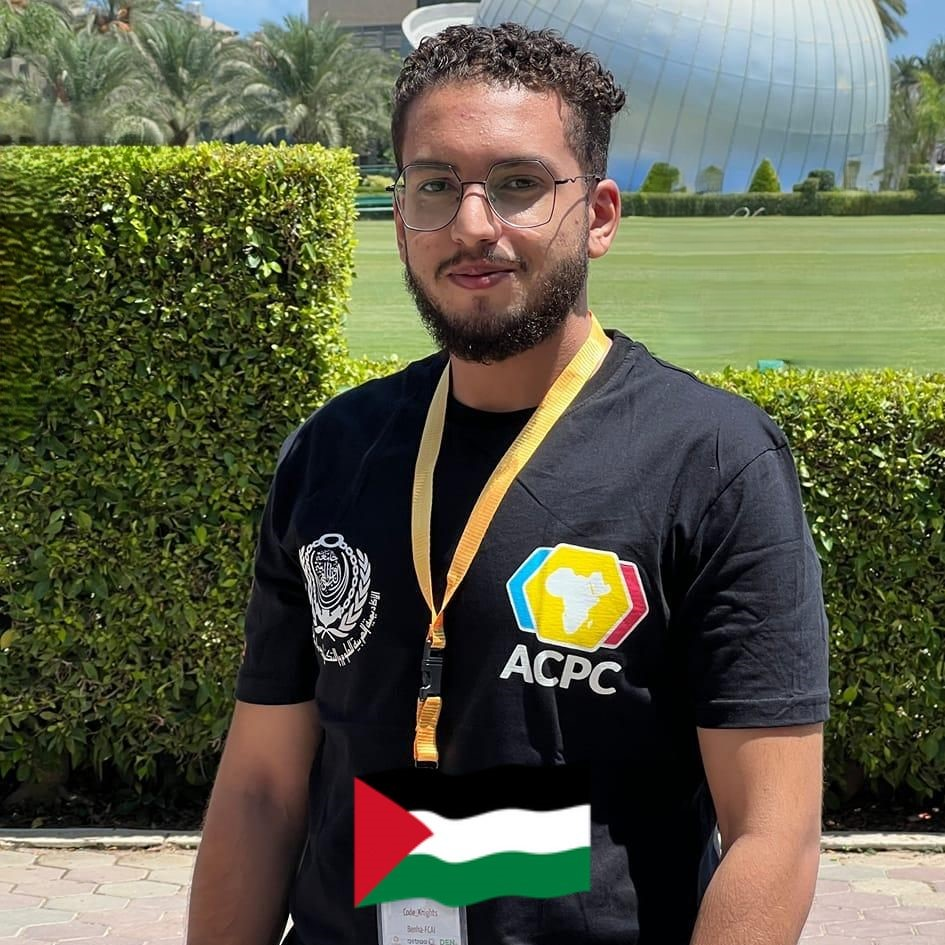
#> input picture ahmedyassertaha.jpg, 945 x 945 px
$ jupyter execute ahmedyassertaha-sec1-task3.ipynb
#> lines starting #> are read from the running program, lines starting #| are printed output that depends on the picture; after the words box and inside, x2 and y2 are one past the last pixel; in counts of white or black regions, pixels touching at a corner belong together
<style>h1 {background:rgb(52, 19, 83); color: white; padding: 20px; text-align: center; border-radius: 20px;}</style>
<h1>Image Processing Task 3</h1>

<style>
.sign {
    background: black;
    color: white;
    padding: 10px;
    text-align: center;
    border-radius: 8px;
    font-family: 'Playfair Display', serif;
    border: 4px solid #8A2BE2;
    box-shadow: 0 4px 10px rgba(138, 43, 226, 0.5);
    width: 50%;
    margin: 0 auto;
}
</style>
<div class="sign">
    <p><strong>Ahmed Yasser Taha Salama</strong></p>
    <p>Section: 1</p>
</div>

[cell 1]
import cv2
import numpy as np
import matplotlib.pyplot as plt

[cell 2]
image_path = 'ahmedyassertaha.jpg'
image = cv2.imread(image_path)
#> image is the input picture: shape (945, 945, 3); mean B, G, R 72.4, 92.8, 91.9
image = cv2.cvtColor(image, cv2.COLOR_BGR2RGB)
gray = cv2.cvtColor(image, cv2.COLOR_RGB2GRAY)
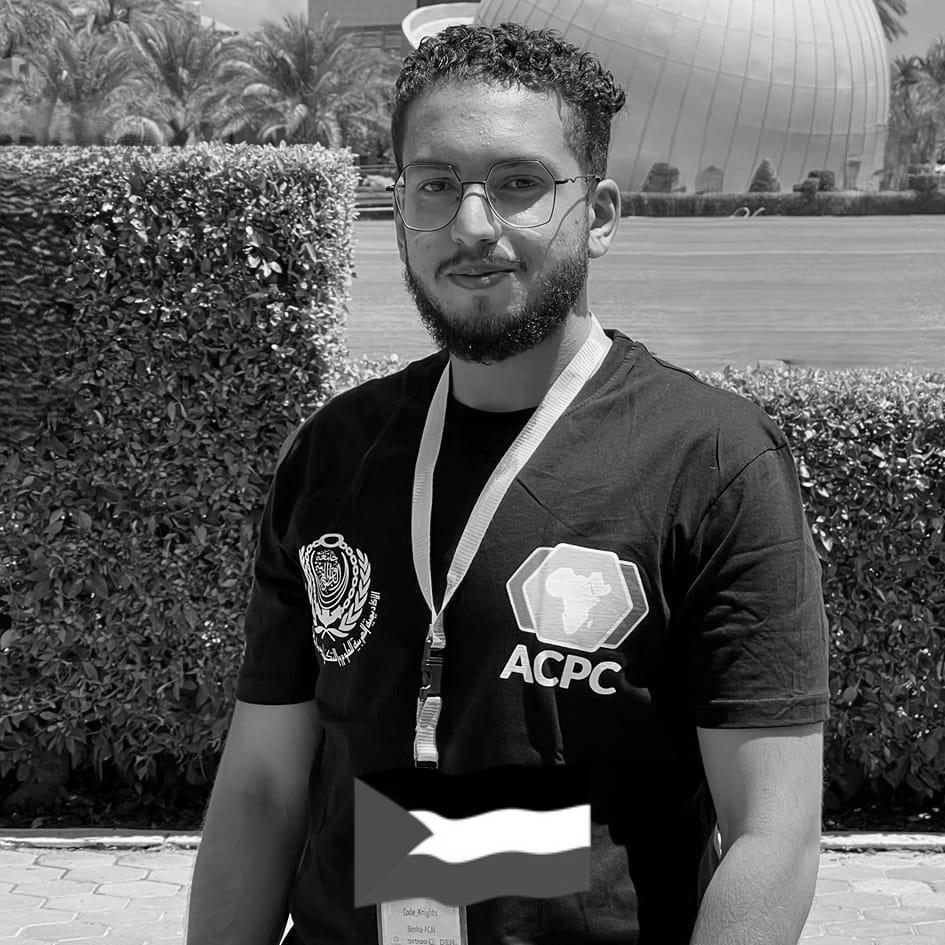
#> gray: shape (945, 945); min 0, max 255, mean 90.2

[cell 3]
plt.figure(figsize=(15, 10))

plt.subplot(3, 2, 1)
plt.imshow(image)
plt.title('Original Image')
plt.axis('off')

plt.subplot(3, 2, 2)
for i, col in enumerate(['r', 'g', 'b']):
    hist = cv2.calcHist([image], [i], None, [256], [0, 256])
    plt.plot(hist, color=col)
plt.title('RGB Histogram')

min_val = np.min(gray)
#> min_val = 0
max_val = np.max(gray)
#> max_val = 255
stretched = np.uint8(255 * ((gray - min_val) / (max_val - min_val)))

plt.subplot(3, 2, 3)
plt.imshow(stretched, cmap='gray')
plt.title('Contrast Stretched')
plt.axis('off')

plt.subplot(3, 2, 4)
plt.hist(stretched.ravel(), 256, [0, 256])
plt.title('Stretched Histogram')

equalized = cv2.equalizeHist(gray)
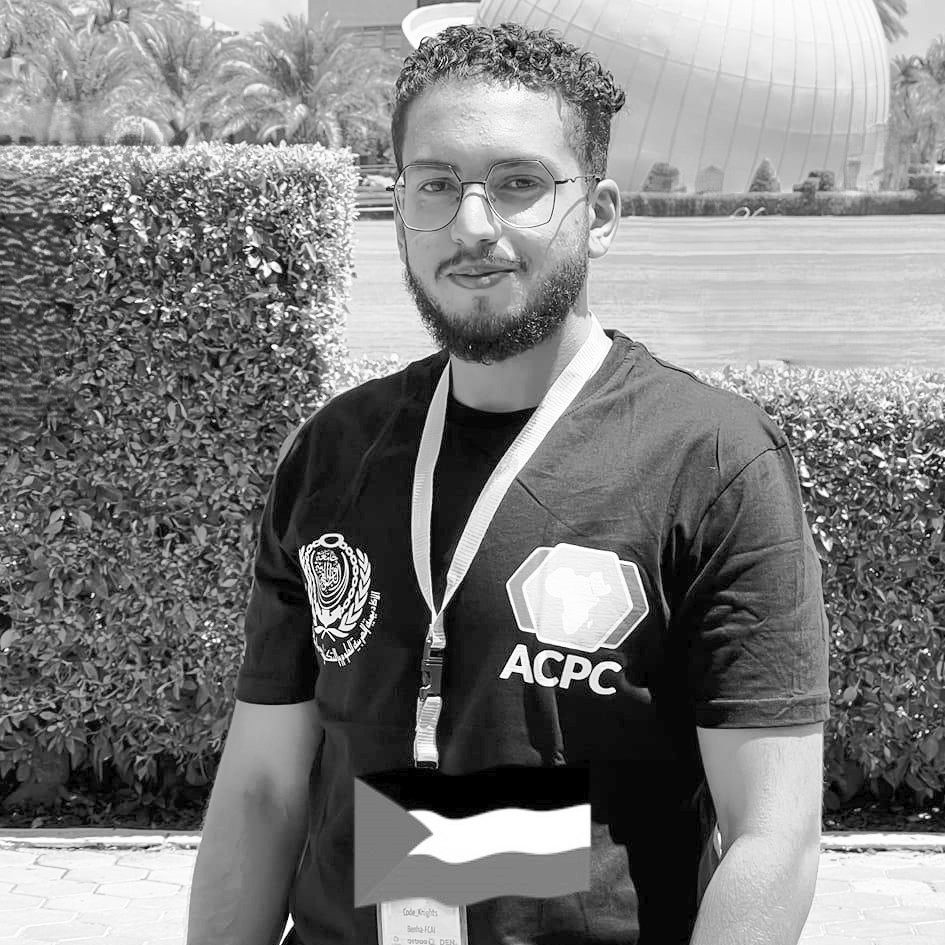
#> equalized: shape (945, 945); min 0, max 255, mean 126.9

plt.subplot(3, 2, 5)
plt.imshow(equalized, cmap='gray')
plt.title('Histogram Equalized')
plt.axis('off')

plt.subplot(3, 2, 6)
plt.hist(equalized.ravel(), 256, [0, 256])
plt.title('Equalized Histogram')

plt.tight_layout()
plt.show()
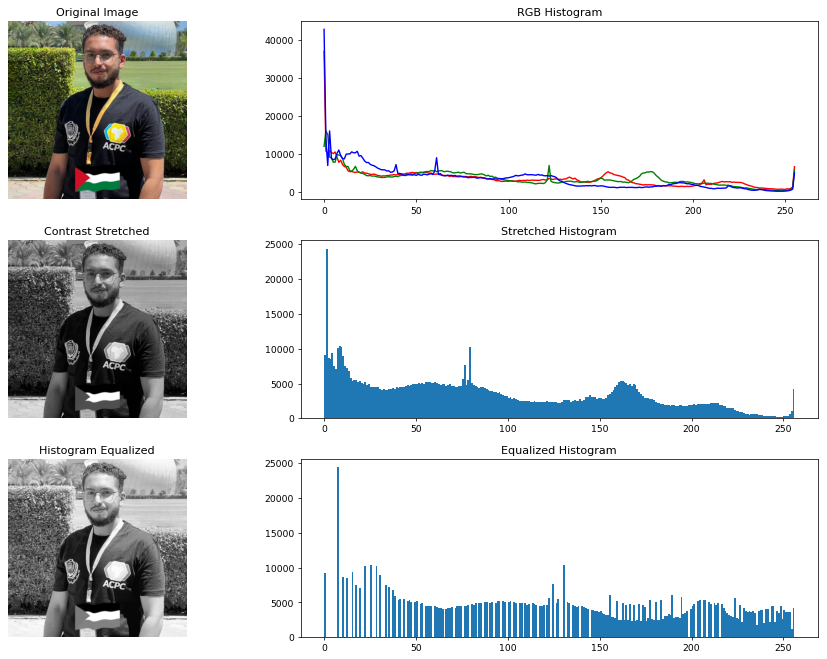
#> figure drawn by matplotlib, 6 panels; panel 2: curve peaks at x = 0, y = 36913; panel 2: curve peaks at x = 1, y = 15970; panel 2: curve peaks at x = 0, y = 42743; panel 4: tallest bar 24387 high, from x = 1 to 2

[cell 4]
_, thresh = cv2.threshold(gray, 127, 255, cv2.THRESH_BINARY)
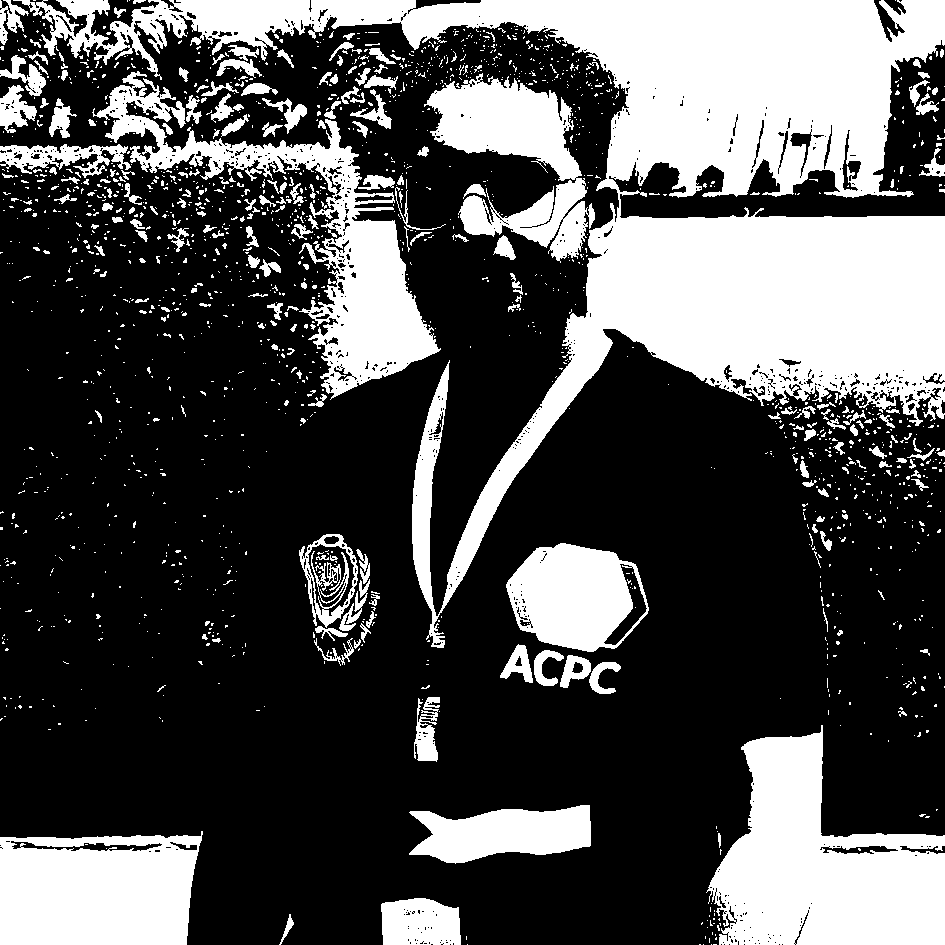
#> thresh: shape (945, 945); 31.5% white; 1785 white regions (1557 under 20 px), largest, box (x1, y1, x2, y2) and area: (13, 0, 945, 648) 140106, (706, 725, 945, 945) 31098, (92, 71, 441, 400) 22976

plt.figure(figsize=(10, 5))
plt.subplot(1, 2, 1)
plt.imshow(thresh, cmap='gray')
plt.title('Thresholded Image')
plt.axis('off')

plt.subplot(1, 2, 2)
plt.hist(gray.ravel(), 256, [0, 256])
plt.title('Original Grayscale Histogram')
plt.show()
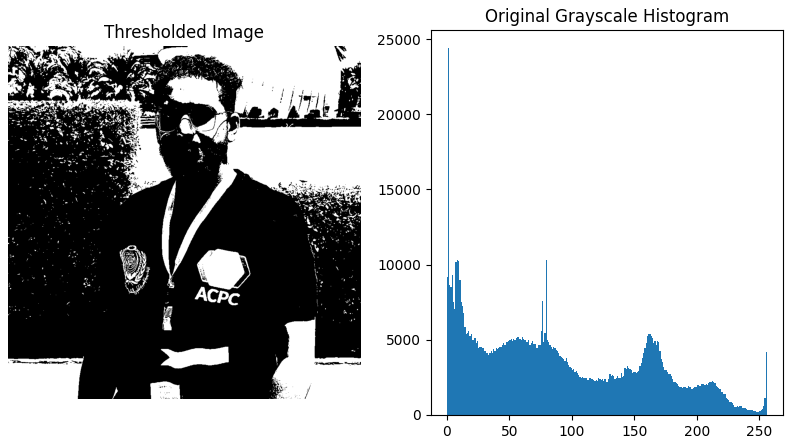
#> figure drawn by matplotlib, 2 panels; panel 2: tallest bar 24387 high, from x = 1 to 2
